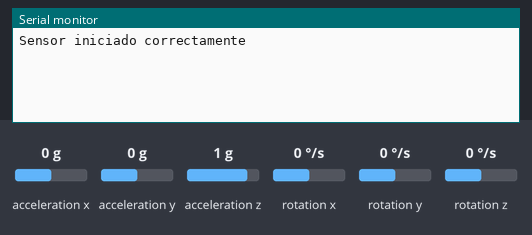
Recording of a sketch running on a simulated Arduino Uno, built with avr-gcc and run on an emulated ATmega328P. Shown: the last lines printed to the serial monitor. The inputs (shaded band) are chosen by the test bench; at power-on: acceleration x 0 g, acceleration y 0 g, acceleration z 1 g, rotation x 0 °/s, rotation y 0 °/s, rotation z 0 °/s.

Above: at 1.2 s.
1.3 s: acceleration x set to -1.4 g
At 3.2 s:
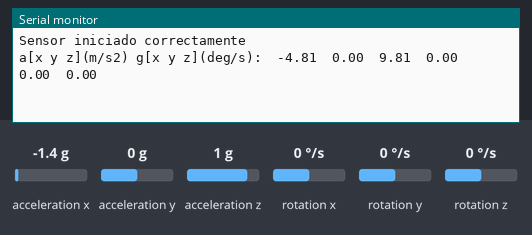
4.3 s: acceleration y set to -1.4 g
At 4.3 s:
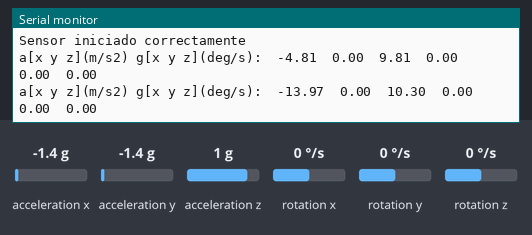
5.8 s: acceleration z set to -1.4 g
At 7.1 s:
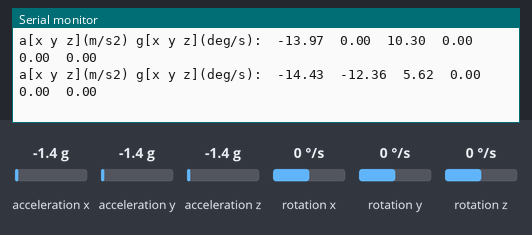
7.3 s: rotation x set to -192 °/s
At 8.7 s:
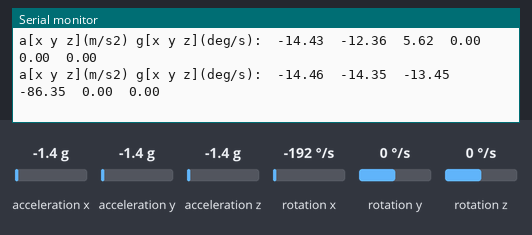
8.8 s: rotation y set to -192 °/s
At 10.9 s:
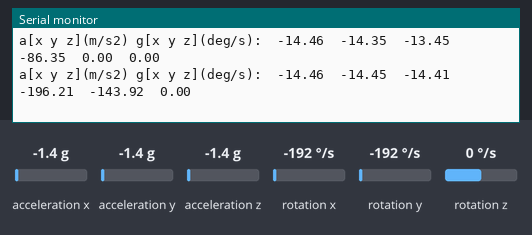
Timing chart, 0 to 11.3 s (numbered marks = the images above; inputs shaded):
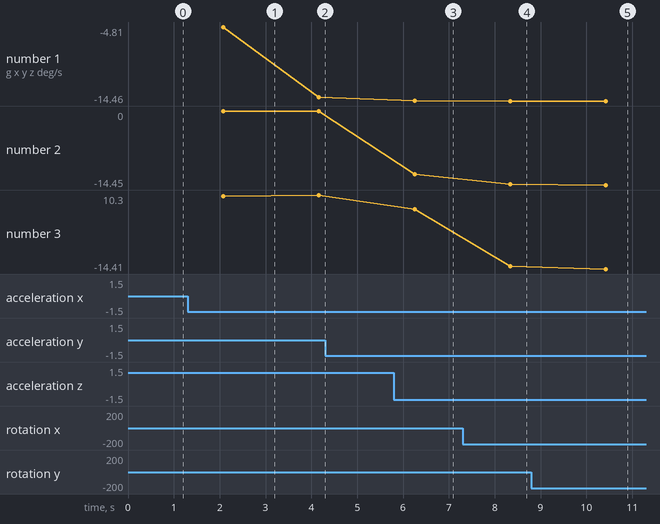

The sketch:

MPU6050_Prueba.ino
```cpp
#include "I2Cdev.h"
#include "MPU6050.h"
#include "Wire.h"

const int SIZE = 20;

MPU6050 sensor;

float ax_vector[SIZE], ay_vector[SIZE], az_vector[SIZE];
float gx_vector[SIZE], gy_vector[SIZE], gz_vector[SIZE];

int ax, ay, az;
int gx, gy, gz;

float ax_mean = 0, ay_mean = 0, az_mean = 0;
float gx_mean = 0, gy_mean = 0, gz_mean = 0;

int counter = 0;

void calculate_means(int my_size);

void setup() {
  Serial.begin(57600);    //Iniciando puerto serial
  Wire.begin();           //Iniciando I2C
  sensor.initialize();    //Iniciando el sensor

  if (sensor.testConnection()) Serial.println("Sensor iniciado correctamente");
  else Serial.println("Error al iniciar el sensor");
}

void loop() {

  if (counter == SIZE)
  {
    counter = 0;
    calculate_means(SIZE);
    Serial.print("a[x y z](m/s2) g[x y z](deg/s):\t");
    Serial.print(ax_mean); Serial.print("\t");
    Serial.print(ay_mean); Serial.print("\t");
    Serial.print(az_mean); Serial.print("\t");
    Serial.print(gx_mean); Serial.print("\t");
    Serial.print(gy_mean); Serial.print("\t");
    Serial.println(gz_mean);
  }
  // Leer las aceleraciones y velocidades angulares
  sensor.getAcceleration(&ax, &ay, &az);
  sensor.getRotation(&gx, &gy, &gz);

  ax_vector[counter] = ax * (9.81/16384.0);
  ay_vector[counter] = ay * (9.81/16384.0);
  az_vector[counter] = az * (9.81/16384.0);
  gx_vector[counter] = gx * (250.0/32768.0);
  gy_vector[counter] = gy * (250.0/32768.0);
  gz_vector[counter] = gz * (250.0/32768.0);

  delay(100);
  counter++;
}

void calculate_means(int my_size)
{
  for (int i = 0; i < my_size; i++)
  {
    ax_mean += ax_vector[i];
    ay_mean += ay_vector[i];
    az_mean += az_vector[i];
    gx_mean += gx_vector[i];
    gy_mean += gy_vector[i];
    gz_mean += gz_vector[i];
  }
  ax_mean /= my_size;
  ay_mean /= my_size;
  az_mean /= my_size;
  gx_mean /= my_size;
  gy_mean /= my_size;
  gz_mean /= my_size;
}
```

Measured:
- after the input at 1.3 s, the serial monitor: prints a new line after 0.78 s (image 1)
- after the input at 5.8 s, the serial monitor: prints a new line after 0.45 s (image 3)
- after the input at 7.3 s, the serial monitor: prints a new line after 1.0 s (image 4)
- after the input at 8.8 s, the serial monitor: prints a new line after 1.6 s (image 5)
- plotted number 3: 10.3 → 5.62 after the input at 5.8 s
